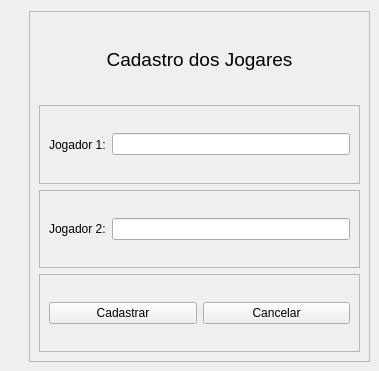
      <widget class="QWidget" name="cadastroDoisJogares">
       <widget class="QFrame" name="frame_3">
        <property name="geometry">
         <rect>
          <x>29</x>
          <y>11</y>
          <width>341</width>
          <height>351</height>
         </rect>
        </property>
        <property name="frameShape">
         <enum>QFrame::StyledPanel</enum>
        </property>
        <property name="frameShadow">
         <enum>QFrame::Raised</enum>
        </property>
        <layout class="QVBoxLayout" name="verticalLayout_6">
         <item>
          <widget class="QLabel" name="label_3">
           <property name="text">
            <string>&lt;html&gt;&lt;head/&gt;&lt;body&gt;&lt;p align=&quot;center&quot;&gt;&lt;span style=&quot; font-size:14pt;&quot;&gt;Cadastro dos Jogares&lt;/span&gt;&lt;/p&gt;&lt;/body&gt;&lt;/html&gt;</string>
           </property>
          </widget>
         </item>
         <item>
          <widget class="QFrame" name="frame_4">
           <property name="frameShape">
            <enum>QFrame::StyledPanel</enum>
           </property>
           <property name="frameShadow">
            <enum>QFrame::Raised</enum>
           </property>
           <layout class="QHBoxLayout" name="horizontalLayout">
            <item>
             <widget class="QLabel" name="label_4">
              <property name="text">
               <string>Jogador 1:</string>
              </property>
             </widget>
            </item>
            <item>
             <widget class="QLineEdit" name="jogador1"/>
            </item>
           </layout>
          </widget>
         </item>
         <item>
          <widget class="QFrame" name="frame_5">
           <property name="frameShape">
            <enum>QFrame::StyledPanel</enum>
           </property>
           <property name="frameShadow">
            <enum>QFrame::Raised</enum>
           </property>
           <layout class="QHBoxLayout" name="horizontalLayout_2">
            <item>
             <widget class="QLabel" name="label_5">
              <property name="text">
               <string>Jogador 2:</string>
              </property>
             </widget>
            </item>
            <item>
             <widget class="QLineEdit" name="jogador2"/>
            </item>
           </layout>
          </widget>
         </item>
         <item>
          <widget class="QFrame" name="frame_6">
           <property name="frameShape">
            <enum>QFrame::StyledPanel</enum>
           </property>
           <property name="frameShadow">
            <enum>QFrame::Raised</enum>
           </property>
           <layout class="QHBoxLayout" name="horizontalLayout_3">
            <item>
             <widget class="QPushButton" name="cadastrarDoisJogadores">
              <property name="text">
               <string>Cadastrar</string>
              </property>
             </widget>
            </item>
            <item>
             <widget class="QPushButton" name="cancelarCadModo1">
              <property name="text">
               <string>Cancelar</string>
              </property>
             </widget>
            </item>
           </layout>
          </widget>
         </item>
        </layout>
       </widget>
      </widget>
